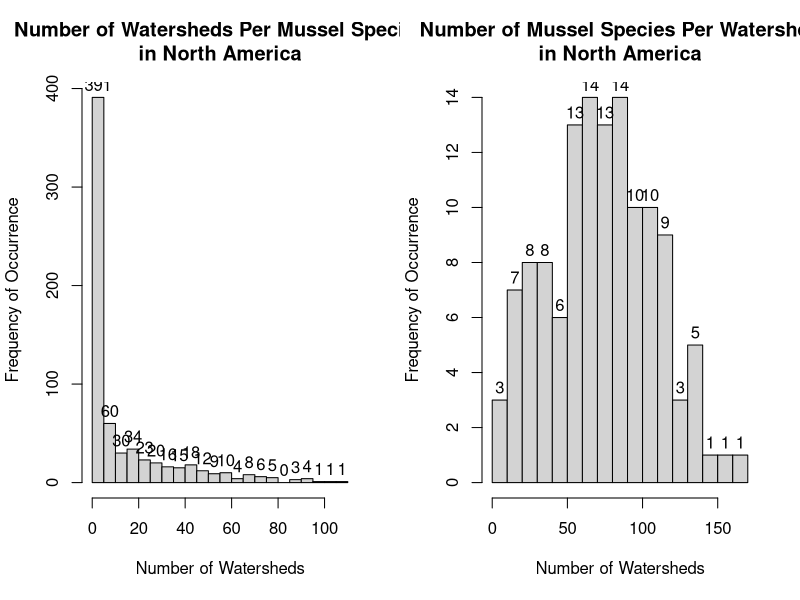

Reproduce this figure in R.
spp <- read.csv('NAmussels.csv', header=TRUE, row.names=1) 
spp <- read.csv('NAfishes.csv', header=TRUE, row.names=1) 

#spp <- read.csv('http://mtaylor4.semo.edu/~goby/biogeo/NAfishes.csv', header=TRUE, row.names=1) 

#spp <- read.csv('http://mtaylor4.semo.edu/~goby/biogeo/NAmussels.csv', header=TRUE, row.names=1) 


head(spp)
dim(spp)

numWatersheds <- colSums(spp)
numWatersheds

numSpecies <- rowSums(spp)
numSpecies			# view the results

op <- par(mfrow=c(1,2))

hist(numWatersheds, main="Number of Watersheds Per Mussel Species\nin North America",xlab="Number of Watersheds",ylab="Frequency of Occurrence", labels=TRUE, breaks=20)

hist(numSpecies, main="Number of Mussel Species Per Watershed\nin North America",xlab="Number of Watersheds",ylab="Frequency of Occurrence", labels=TRUE, breaks=20)

par(op)
